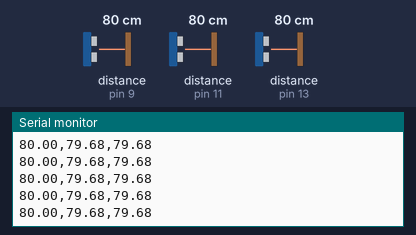
The sketch below on a simulated Arduino Uno, built with avr-gcc and run on an emulated ATmega328P. Shown: the last lines printed to the serial monitor. Wiring (inferred from the names in the program): 3 × ultrasonic range finder: trigger pin 8, echo pin 9 / trigger pin 10, echo pin 11 / trigger pin 12, echo pin 13. The test bench sets the inputs (shaded band); at power-on: distance to the obstacle (sensors on pin 9, pin 11, pin 13) 80 cm. The echo pulse lasts 58.3 µs per cm.

Above: at 1.2 s.
1.3 s: distance to the obstacle (sensor on pin 9) set to 4 cm
At 2.0 s:
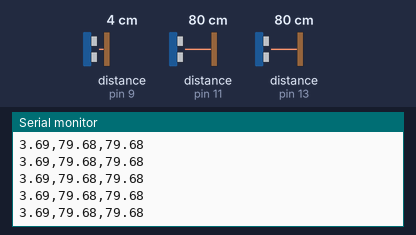
4.3 s: distance to the obstacle (sensor on pin 11) set to 9 cm
At 5.3 s:
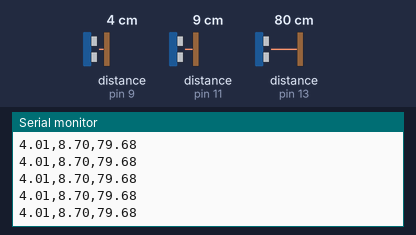
7.3 s: distance to the obstacle (sensor on pin 13) set to 2 cm
At 8.1 s:
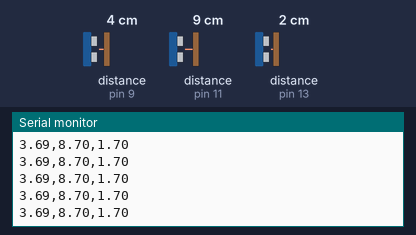
8.8 s: distance to the obstacle (sensor on pin 9) set to 2 cm
At 9.4 s:
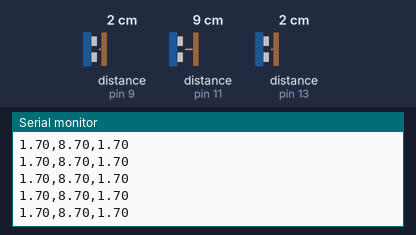
10.3 s: distance to the obstacle (sensor on pin 11) set to 2 cm
At 10.9 s:
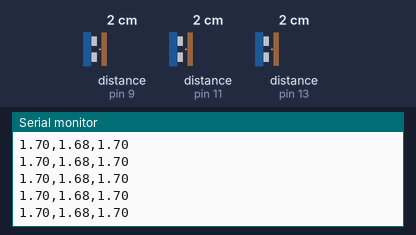
11.8 s: distance to the obstacle (sensor on pin 13) set to 4 cm
At 12.5 s:
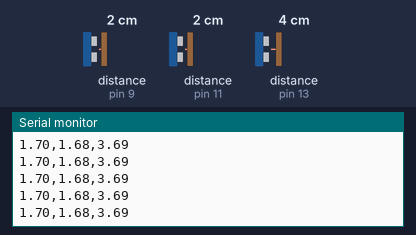
Timing chart, 0 to 14.3 s (numbered marks = the images above; inputs shaded):
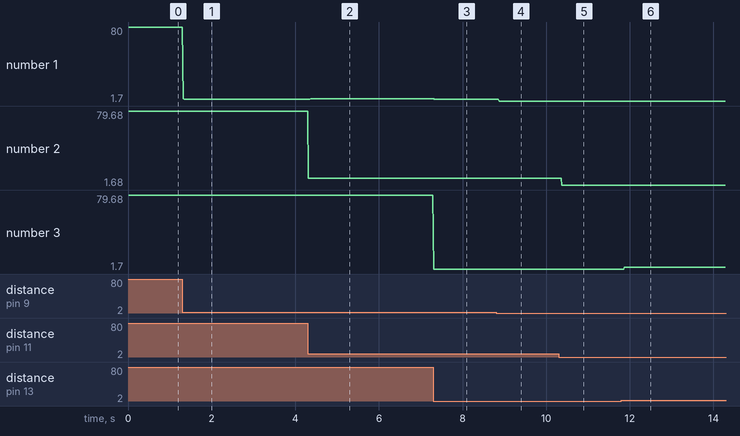

The sketch:

TwoUltrasonicReadingValues.ino
```cpp
//Ultrasonic Sensor with Serial Monitor
int trigger1 = 8;//r
int echo1 = 9;
int trigger2 = 10;//l
int echo2 = 11;
int trigger3 = 12;//f
int echo3 = 13;

float distance1 = 0;
float distance2 = 0;
float distance3 = 0;
float count3 = 0;
float count1 = 0;
float count2 = 0;

void setup()
{
  pinMode(trigger1, OUTPUT);
  pinMode(echo1, INPUT);
  pinMode(trigger2, OUTPUT);
  pinMode(echo2, INPUT);
  pinMode(trigger3,OUTPUT);
  pinMode(echo3,INPUT);
  Serial.begin(9600);
}

void loop()
{
  // Sensor 1 right
  digitalWrite(trigger1, LOW);
  delayMicroseconds(10);
  digitalWrite(trigger1, HIGH);
  delayMicroseconds(10);
  digitalWrite(trigger1, LOW);
  count1 = pulseIn(echo1, HIGH);
  distance1 = count1 * 0.01715;

  // Sensor 2 left
  digitalWrite(trigger2, LOW);
  delayMicroseconds(10);
  digitalWrite(trigger2, HIGH);
  delayMicroseconds(10);
  digitalWrite(trigger2, LOW);
  count2 = pulseIn(echo2, HIGH);
  distance2 = count2 * 0.01715;

  //sensor 3 center
  digitalWrite(trigger3, LOW);
  delayMicroseconds(10);
  digitalWrite(trigger3, HIGH);
  delayMicroseconds(10);
  digitalWrite(trigger3, LOW);
  count3 = pulseIn(echo3, HIGH);
  distance3 = count3 * 0.01715;

  // Send both distances via Serial
  Serial.print(distance1);
  Serial.print(",");
  Serial.print(distance2);
  Serial.print(",");
  Serial.println(distance3);

  delay(10);
}
```

Measured:
- after the input at 1.3 s, the serial monitor: prints a new line at once (image 1)
- after the input at 4.3 s, the serial monitor: prints a new line at once (image 2)
- after the input at 7.3 s, the serial monitor: prints a new line at once (image 3)
- after the input at 8.8 s, the serial monitor: prints a new line after 0.07 s (image 4)
- after the input at 10.3 s, the serial monitor: prints a new line after 0.07 s (image 5)
- after the input at 11.8 s, the serial monitor: prints a new line after 0.07 s (image 6)
- plotted number 1: 80 → 3.69 after the input at 1.3 s, 3.69 → 4.01 after the input at 4.3 s
- plotted number 2: 79.68 → 8.7 after the input at 4.3 s, 8.7 → 1.68 after the input at 10.3 s
